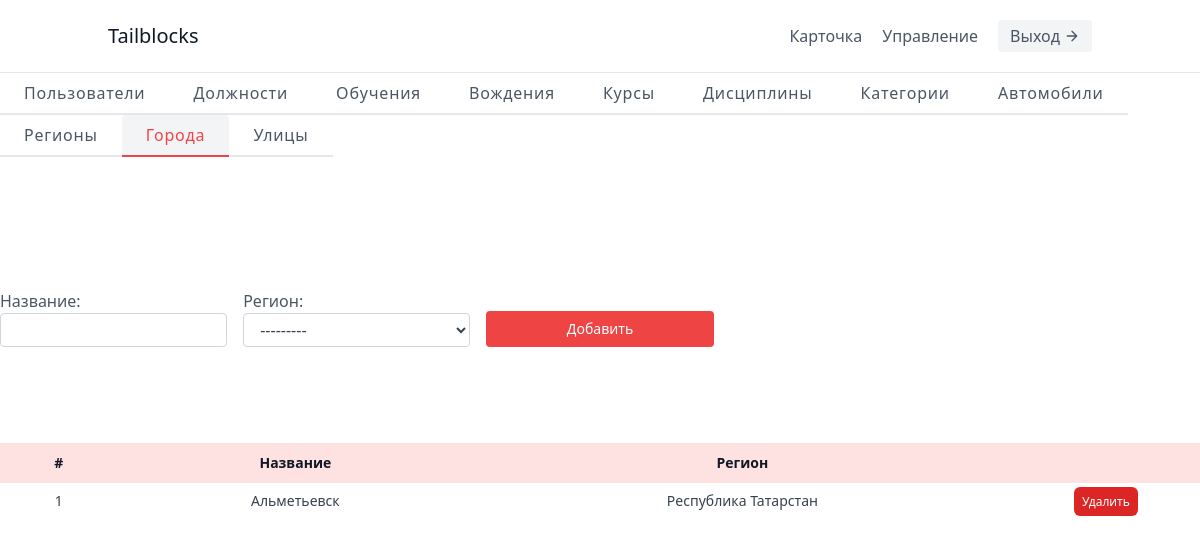
The page /control/cities/ on the database its author committed.
### app/models.py (models this page shows, shortened)
class Region(models.Model):
    name = models.CharField(max_length=255, verbose_name='Название')
    class Meta:
        verbose_name = 'регион'
        verbose_name_plural = 'регионы'
    def __str__(self):
        return self.name

class City(models.Model):
    name = models.CharField(max_length=255, verbose_name='Название')
    id_region = models.ForeignKey(Region, on_delete=models.CASCADE, verbose_name='Регион')
    class Meta:
        verbose_name = 'город'
        verbose_name_plural = 'города'

### app/views.py (the view)
# urls.py: path('control/cities/', ControlView.citiesControlPage, name='control-cities'),
    def citiesControlPage(request):
        cities = City.objects.all()
        form = WorkerPostCityForm(request.POST)
        return render(request, 'worker/control-cities.html', {'cities': cities, 'form': form})

### app/forms.py
class WorkerPostCityForm(forms.ModelForm):
    class Meta:
        model = City
        fields = '__all__'

### templates/worker/control-cities.html (shortened to what this page needs)
{% extends '../base.html' %} {% load static %}  {% block content %}
<header class="text-gray-600 body-font border-b">
  <div
    class="container mx-auto flex flex-wrap p-5 flex-col md:flex-row items-center"
  >
    <a
      class="flex title-font font-medium items-center text-gray-900 mb-4 md:mb-0"
    >
      <span class="text-xl">Tailblocks</span>
    </a>
    <nav
      class="md:ml-auto flex flex-wrap items-center text-base justify-center"
    >
      <a
        class="mr-5 cursor-pointer hover:text-gray-900"
        href="{% url 'profile' %}"
      >
        Карточка
      </a>
      <a
        class="mr-5 cursor-pointer hover:text-gray-900"
        href="{% url 'control' %}"
      >
        Управление
      </a>
    </nav>
    <a
      class="inline-flex items-center bg-gray-100 border-0 py-1 px-3 focus:outline-none hover:bg-gray-200 rounded text-base mt-4 md:mt-0"
      href="{% url 'logout' %}"
    >
      Выход
      <svg
        fill="none"
        stroke="currentColor"
        stroke-linecap="round"
        stroke-linejoin="round"
        stroke-width="2"
        class="w-4 h-4 ml-1"
        viewBox="0 0 24 24"
      >
        <path d="M5 12h14M12 5l7 7-7 7"></path>
      </svg>
    </a>
  </div>
</header>
<main>
  <section class="text-gray-600 body-font">
    <div class="cotainer mx-auto flex flex-wrap flex-col">
      <div class="flex mx-auto flex-wrap mb-5">
        <a
          class="sm:px-6 py-3 w-1/2 sm:w-auto justify-center sm:justify-start border-b-2 title-font font-medium inline-flex items-center leading-none border-gray-200 hover:text-gray-900 tracking-wider"
          href="{% url 'control-users' %}"
        >
          Пользователи
        </a>
        <a
          class="sm:px-6 py-3 w-1/2 sm:w-auto justify-center sm:justify-start border-b-2 title-font font-medium inline-flex items-center leading-none border-gray-200 hover:text-gray-900 tracking-wider"
          href="{% url 'control-posts' %}"
        >
          Должности
        </a>
        <a
          class="sm:px-6 py-3 w-1/2 sm:w-auto justify-center sm:justify-start border-b-2 title-font font-medium inline-flex items-center leading-none border-gray-200 hover:text-gray-900 tracking-wider"
          href="{% url 'control-trainings' %}"
        >
          Обучения
        </a>
        <a
          class="sm:px-6 py-3 w-1/2 sm:w-auto justify-center sm:justify-start border-b-2 title-font font-medium inline-flex items-center leading-none border-gray-200 hover:text-gray-900 tracking-wider"
          href="{% url 'control-driving' %}"
        >
          Вождения
        </a>
        <a
          class="sm:px-6 py-3 w-1/2 sm:w-auto justify-center sm:justify-start border-b-2 title-font font-medium inline-flex items-center leading-none border-gray-200 hover:text-gray-900 tracking-wider"
          href="{% url 'control-courses' %}"
        >
          Курсы
        </a>
        <a
          class="sm:px-6 py-3 w-1/2 sm:w-auto justify-center sm:justify-start border-b-2 title-font font-medium inline-flex items-center leading-none border-gray-200 hover:text-gray-900 tracking-wider"
          href="{% url 'control-disciplines' %}"
        >
          Дисциплины
        </a>
        <a
          class="sm:px-6 py-3 w-1/2 sm:w-auto justify-center sm:justify-start border-b-2 title-font font-medium inline-flex items-center leading-none border-gray-200 hover:text-gray-900 tracking-wider"
          href="{% url 'control-categories' %}"
        >
          Категории
        </a>
        <a
          class="sm:px-6 py-3 w-1/2 sm:w-auto justify-center sm:justify-start border-b-2 title-font font-medium inline-flex items-center leading-none border-gray-200 hover:text-gray-900 tracking-wider"
          href="{% url 'control-autos' %}"
        >
          Автомобили
        </a>
        <a
          class="sm:px-6 py-3 w-1/2 sm:w-auto justify-center sm:justify-start border-b-2 title-font font-medium inline-flex items-center leading-none border-gray-200 hover:text-gray-900 tracking-wider"
          href="{% url 'control-regions' %}"
        >
          Регионы
        </a>
        <a
          class="sm:px-6 py-3 w-1/2 sm:w-auto justify-center sm:justify-start border-b-2 title-font font-medium bg-gray-100 inline-flex items-center leading-none border-red-500 text-red-500 tracking-wider rounded-t"
          href="{% url 'control-cities' %}"
        >
          Города
        </a>
        <a
          class="sm:px-6 py-3 w-1/2 sm:w-auto justify-center sm:justify-start border-b-2 title-font font-medium inline-flex items-center leading-none border-gray-200 hover:text-gray-900 tracking-wider"
          href="{% url 'control-streets' %}"
        >
          Улицы
        </a>
      </div>
      <section class="text-gray-600 body-font">
        <div class="max-w-7xl py-24 mx-auto">
          <form
            method="POST"
            action="/control/cities/new/"
            class="w-full mx-auto space-y-4 items-end grid grid-cols-5 gap-4"
          >
            {% csrf_token %} {{ form.as_div }}
            <button
              class="text-white bg-red-500 border-0 text-sm font-medium py-2 px-4 focus:outline-none hover:bg-red-600 rounded"
              type="submit"
            >
              Добавить
            </button>
          </form>
        </div>
      </section>
      <table class="table-auto text-sm w-full max-w-7xl mx-auto rounded-lg">
        <thead class="text-gray-900 font-semibold bg-red-100">
          <tr>
            <th class="py-2.5 w-min">#</th>
            <th>Название</th>
            <th>Регион</th>
            <th class="w-min"></th>
          </tr>
        </thead>
        <tbody class="text-gray-700 justify-between">
          {% for item in cities %}
          <tr>
            <td class="py-2 px-4 text-center">{{item.id}}</td>
            <td class="py-2 px-4 text-center">{{item.name}}</td>
            <td class="py-2 px-4 text-center">{{item.id_region}}</td>
            <td class="py-2 text-center">
              <a
                class="px-2 py-1.5 rounded-md text-center text-xs bg-red-600 text-white hover:bg-red-700"
                href='{% url "remove-city" item.id %}'
              >
                Удалить
              </a>
            </td>
          </tr>
          {% endfor %}
        </tbody>
      </table>
    </div>
  </section>
</main>
{% endblock content %}

### static/css/styles.css (style rules this page uses)
*, html { margin: 0; padding: 0; }

### rows shown on the page
City: id "1", name "Альметьевск", id_region "Республика Татарстан"
